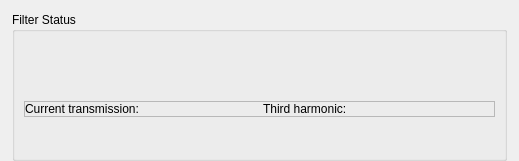
<?xml version="1.0" encoding="UTF-8"?>
<ui version="4.0">
 <class>Form</class>
 <widget class="QWidget" name="Form">
  <property name="geometry">
   <rect>
    <x>0</x>
    <y>0</y>
    <width>519</width>
    <height>161</height>
   </rect>
  </property>
  <property name="windowTitle">
   <string>Form</string>
  </property>
  <layout class="QHBoxLayout" name="horizontalLayout">
   <property name="spacing">
    <number>0</number>
   </property>
   <property name="sizeConstraint">
    <enum>QLayout::SetMaximumSize</enum>
   </property>
   <property name="leftMargin">
    <number>12</number>
   </property>
   <property name="topMargin">
    <number>12</number>
   </property>
   <property name="rightMargin">
    <number>12</number>
   </property>
   <property name="bottomMargin">
    <number>0</number>
   </property>
   <item>
    <widget class="QGroupBox" name="FilterStatusGroup">
     <property name="sizePolicy">
      <sizepolicy hsizetype="Preferred" vsizetype="Minimum">
       <horstretch>0</horstretch>
       <verstretch>0</verstretch>
      </sizepolicy>
     </property>
     <property name="title">
      <string>Filter Status</string>
     </property>
     <layout class="QVBoxLayout" name="verticalLayout_6" stretch="0,1,1">
      <property name="spacing">
       <number>0</number>
      </property>
      <property name="sizeConstraint">
       <enum>QLayout::SetMaximumSize</enum>
      </property>
      <item>
       <widget class="PyDMFrame" name="PyDMFrame">
        <property name="toolTip">
         <string/>
        </property>
        <widget class="PyDMByteIndicator" name="BladeMoving_2">
         <property name="geometry">
          <rect>
           <x>0</x>
           <y>-6</y>
           <width>471</width>
           <height>21</height>
          </rect>
         </property>
         <property name="sizePolicy">
          <sizepolicy hsizetype="MinimumExpanding" vsizetype="MinimumExpanding">
           <horstretch>0</horstretch>
           <verstretch>0</verstretch>
          </sizepolicy>
         </property>
         <property name="maximumSize">
          <size>
           <width>16777215</width>
           <height>16777215</height>
          </size>
         </property>
         <property name="toolTip">
          <string>Is the filter moving?</string>
         </property>
         <property name="channel" stdset="0">
          <string>ca://${prefix}:SYS:FiltersMovingBitmask_RBV</string>
         </property>
         <property name="onColor" stdset="0">
          <color>
           <red>255</red>
           <green>0</green>
           <blue>0</blue>
          </color>
         </property>
         <property name="offColor" stdset="0">
          <color alpha="0">
           <red>100</red>
           <green>100</green>
           <blue>100</blue>
          </color>
         </property>
         <property name="orientation" stdset="0">
          <enum>Qt::Horizontal</enum>
         </property>
         <property name="showLabels" stdset="0">
          <bool>false</bool>
         </property>
         <property name="bigEndian" stdset="0">
          <bool>true</bool>
         </property>
         <property name="labelPosition" stdset="0">
          <enum>QTabWidget::South</enum>
         </property>
         <property name="numBits" stdset="0">
          <number>18</number>
         </property>
         <property name="labels" stdset="0">
          <stringlist>
           <string>19</string>
           <string>18</string>
           <string>17</string>
           <string>16</string>
           <string>15</string>
           <string>14</string>
           <string>13</string>
           <string>12</string>
           <string>11</string>
           <string>10</string>
           <string>09</string>
           <string>08</string>
           <string>07</string>
           <string>06</string>
           <string>05</string>
           <string>04</string>
           <string>03</string>
           <string>02</string>
          </stringlist>
         </property>
        </widget>
       </widget>
      </item>
      <item alignment="Qt::AlignTop">
       <widget class="PyDMFrame" name="ActiveConfigFrame">
        <property name="sizePolicy">
         <sizepolicy hsizetype="Preferred" vsizetype="Preferred">
          <horstretch>0</horstretch>
          <verstretch>0</verstretch>
         </sizepolicy>
        </property>
        <property name="maximumSize">
         <size>
          <width>16777215</width>
          <height>16777215</height>
         </size>
        </property>
        <property name="toolTip">
         <string/>
        </property>
        <layout class="QVBoxLayout" name="verticalLayout" stretch="0,1">
         <property name="spacing">
          <number>0</number>
         </property>
         <property name="sizeConstraint">
          <enum>QLayout::SetMaximumSize</enum>
         </property>
         <property name="leftMargin">
          <number>0</number>
         </property>
         <property name="topMargin">
          <number>0</number>
         </property>
         <property name="rightMargin">
          <number>0</number>
         </property>
         <property name="bottomMargin">
          <number>0</number>
         </property>
         <item>
          <widget class="PyDMByteIndicator" name="BladeMoving">
           <property name="sizePolicy">
            <sizepolicy hsizetype="MinimumExpanding" vsizetype="MinimumExpanding">
             <horstretch>0</horstretch>
             <verstretch>0</verstretch>
            </sizepolicy>
           </property>
           <property name="maximumSize">
            <size>
             <width>16777215</width>
             <height>16777215</height>
            </size>
           </property>
           <property name="toolTip">
            <string>Is the filter moving?</string>
           </property>
           <property name="channel" stdset="0">
            <string>ca://${prefix}:SYS:FiltersMovingBitmask_RBV</string>
           </property>
           <property name="onColor" stdset="0">
            <color>
             <red>255</red>
             <green>208</green>
             <blue>10</blue>
            </color>
           </property>
           <property name="offColor" stdset="0">
            <color alpha="0">
             <red>100</red>
             <green>100</green>
             <blue>100</blue>
            </color>
           </property>
           <property name="orientation" stdset="0">
            <enum>Qt::Horizontal</enum>
           </property>
           <property name="showLabels" stdset="0">
            <bool>false</bool>
           </property>
           <property name="bigEndian" stdset="0">
            <bool>true</bool>
           </property>
           <property name="labelPosition" stdset="0">
            <enum>QTabWidget::South</enum>
           </property>
           <property name="numBits" stdset="0">
            <number>18</number>
           </property>
           <property name="labels" stdset="0">
            <stringlist>
             <string>19</string>
             <string>18</string>
             <string>17</string>
             <string>16</string>
             <string>15</string>
             <string>14</string>
             <string>13</string>
             <string>12</string>
             <string>11</string>
             <string>10</string>
             <string>09</string>
             <string>08</string>
             <string>07</string>
             <string>06</string>
             <string>05</string>
             <string>04</string>
             <string>03</string>
             <string>02</string>
            </stringlist>
           </property>
          </widget>
         </item>
         <item>
          <widget class="PyDMByteIndicator" name="ActiveConfig">
           <property name="sizePolicy">
            <sizepolicy hsizetype="MinimumExpanding" vsizetype="MinimumExpanding">
             <horstretch>0</horstretch>
             <verstretch>0</verstretch>
            </sizepolicy>
           </property>
           <property name="minimumSize">
            <size>
             <width>0</width>
             <height>60</height>
            </size>
           </property>
           <property name="maximumSize">
            <size>
             <width>16777215</width>
             <height>16777215</height>
            </size>
           </property>
           <property name="toolTip">
            <string/>
           </property>
           <property name="channel" stdset="0">
            <string>ca://${prefix}:SYS:ActiveConfigurationBitmask_RBV</string>
           </property>
           <property name="orientation" stdset="0">
            <enum>Qt::Horizontal</enum>
           </property>
           <property name="bigEndian" stdset="0">
            <bool>true</bool>
           </property>
           <property name="labelPosition" stdset="0">
            <enum>QTabWidget::South</enum>
           </property>
           <property name="numBits" stdset="0">
            <number>18</number>
           </property>
           <property name="labels" stdset="0">
            <stringlist>
             <string>19</string>
             <string>18</string>
             <string>17</string>
             <string>16</string>
             <string>15</string>
             <string>14</string>
             <string>13</string>
             <string>12</string>
             <string>11</string>
             <string>10</string>
             <string>09</string>
             <string>08</string>
             <string>07</string>
             <string>06</string>
             <string>05</string>
             <string>04</string>
             <string>03</string>
             <string>02</string>
            </stringlist>
           </property>
          </widget>
         </item>
        </layout>
       </widget>
      </item>
      <item alignment="Qt::AlignTop">
       <widget class="QFrame" name="TransmissionGroup">
        <property name="sizePolicy">
         <sizepolicy hsizetype="Preferred" vsizetype="Preferred">
          <horstretch>0</horstretch>
          <verstretch>0</verstretch>
         </sizepolicy>
        </property>
        <property name="frameShape">
         <enum>QFrame::StyledPanel</enum>
        </property>
        <property name="frameShadow">
         <enum>QFrame::Raised</enum>
        </property>
        <layout class="QHBoxLayout" name="horizontalLayout_3">
         <property name="leftMargin">
          <number>0</number>
         </property>
         <property name="topMargin">
          <number>0</number>
         </property>
         <property name="rightMargin">
          <number>0</number>
         </property>
         <property name="bottomMargin">
          <number>0</number>
         </property>
         <item>
          <widget class="QLabel" name="CurrentLabel">
           <property name="text">
            <string>Current transmission:</string>
           </property>
          </widget>
         </item>
         <item>
          <widget class="PyDMLabel" name="CurrentTransmission">
           <property name="font">
            <font>
             <weight>75</weight>
             <bold>true</bold>
            </font>
           </property>
           <property name="toolTip">
            <string/>
           </property>
           <property name="text">
            <string/>
           </property>
           <property name="alignment">
            <set>Qt::AlignLeading|Qt::AlignLeft|Qt::AlignVCenter</set>
           </property>
           <property name="showUnits" stdset="0">
            <bool>true</bool>
           </property>
           <property name="channel" stdset="0">
            <string>ca://${prefix}:SYS:ActualTransmission_RBV </string>
           </property>
           <property name="displayFormat" stdset="0">
            <enum>PyDMLabel::Exponential</enum>
           </property>
          </widget>
         </item>
         <item>
          <widget class="QLabel" name="ThirdLabel">
           <property name="text">
            <string>Third harmonic:</string>
           </property>
          </widget>
         </item>
         <item>
          <widget class="PyDMLabel" name="CurrentThirdHarmonicTransmission">
           <property name="font">
            <font>
             <weight>75</weight>
             <bold>true</bold>
            </font>
           </property>
           <property name="toolTip">
            <string/>
           </property>
           <property name="text">
            <string/>
           </property>
           <property name="alignment">
            <set>Qt::AlignLeading|Qt::AlignLeft|Qt::AlignVCenter</set>
           </property>
           <property name="showUnits" stdset="0">
            <bool>true</bool>
           </property>
           <property name="channel" stdset="0">
            <string>ca://${prefix}:SYS:Actual3OmegaTransmission_RBV</string>
           </property>
           <property name="displayFormat" stdset="0">
            <enum>PyDMLabel::Exponential</enum>
           </property>
          </widget>
         </item>
        </layout>
       </widget>
      </item>
     </layout>
    </widget>
   </item>
  </layout>
 </widget>
 <customwidgets>
  <customwidget>
   <class>PyDMLabel</class>
   <extends>QLabel</extends>
   <header>pydm.widgets.label</header>
  </customwidget>
  <customwidget>
   <class>PyDMByteIndicator</class>
   <extends>QWidget</extends>
   <header>pydm.widgets.byte</header>
  </customwidget>
  <customwidget>
   <class>PyDMFrame</class>
   <extends>QFrame</extends>
   <header>pydm.widgets.frame</header>
   <container>1</container>
  </customwidget>
 </customwidgets>
 <resources/>
 <connections/>
</ui>
